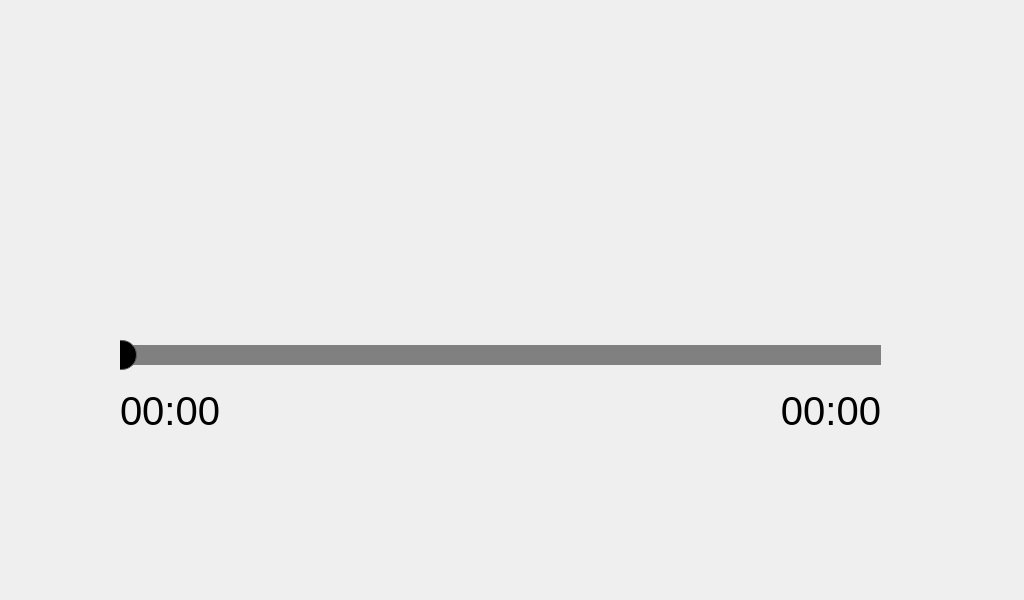
<?xml version="1.0" encoding="UTF-8"?>
<ui version="4.0">
 <class>Dialog</class>
 <widget class="QDialog" name="Dialog">
  <property name="geometry">
   <rect>
    <x>0</x>
    <y>0</y>
    <width>1024</width>
    <height>600</height>
   </rect>
  </property>
  <property name="windowTitle">
   <string>Dialog</string>
  </property>
  <widget class="QSlider" name="SLIDER_PLAY_POSITION">
   <property name="enabled">
    <bool>false</bool>
   </property>
   <property name="geometry">
    <rect>
     <x>120</x>
     <y>330</y>
     <width>761</width>
     <height>51</height>
    </rect>
   </property>
   <property name="focusPolicy">
    <enum>Qt::NoFocus</enum>
   </property>
   <property name="styleSheet">
    <string notr="true">QSlider::groove:horizontal {
    border: none;
    height: 30px;
    margin-top: -5px;
    margin-bottom: -5px;
	margin-left: -15px;
	margin-right: -15px;
}

QSlider::handle:horizontal {
	background: black;
	border: 1px solid #5c5c5c;
	width: 30px;
	height: 30px;
    border-radius: 15px;
}

QSlider::add-page:horizontal {
/*
    margin-top: -5px;
    margin-bottom: -5px;
*/
    background: gray;
}

QSlider::sub-page:horizontal {
/*    
	margin-top: -5px;
    margin-bottom: -5px;
*/
    background: black;
}</string>
   </property>
   <property name="value">
    <number>0</number>
   </property>
   <property name="orientation">
    <enum>Qt::Horizontal</enum>
   </property>
  </widget>
  <widget class="QLabel" name="LABEL_PLAY_POSITION">
   <property name="geometry">
    <rect>
     <x>120</x>
     <y>385</y>
     <width>161</width>
     <height>51</height>
    </rect>
   </property>
   <property name="font">
    <font>
     <pointsize>30</pointsize>
    </font>
   </property>
   <property name="focusPolicy">
    <enum>Qt::NoFocus</enum>
   </property>
   <property name="text">
    <string>00:00</string>
   </property>
  </widget>
  <widget class="QLabel" name="LABEL_PLAY_DURATION">
   <property name="geometry">
    <rect>
     <x>740</x>
     <y>385</y>
     <width>141</width>
     <height>51</height>
    </rect>
   </property>
   <property name="font">
    <font>
     <pointsize>30</pointsize>
    </font>
   </property>
   <property name="focusPolicy">
    <enum>Qt::NoFocus</enum>
   </property>
   <property name="text">
    <string>00:00</string>
   </property>
   <property name="alignment">
    <set>Qt::AlignRight|Qt::AlignTrailing|Qt::AlignVCenter</set>
   </property>
  </widget>
  <widget class="QPushButton" name="BUTTON_PLAY_PREV">
   <property name="geometry">
    <rect>
     <x>20</x>
     <y>448</y>
     <width>255</width>
     <height>150</height>
    </rect>
   </property>
   <property name="focusPolicy">
    <enum>Qt::NoFocus</enum>
   </property>
   <property name="styleSheet">
    <string notr="true">QPushButton {
	background-image: url(:/audio/UI/previous_150.png);
	border: none;
}

QPushButton:pressed {
	background-image: url(:/audio/UI/previous_pressed_150.png);
	border: none;
}</string>
   </property>
   <property name="text">
    <string/>
   </property>
  </widget>
  <widget class="QPushButton" name="BUTTON_PLAY_START">
   <property name="geometry">
    <rect>
     <x>375</x>
     <y>448</y>
     <width>300</width>
     <height>150</height>
    </rect>
   </property>
   <property name="focusPolicy">
    <enum>Qt::NoFocus</enum>
   </property>
   <property name="styleSheet">
    <string notr="true">QPushButton {
	background-image: url(:/audio/UI/play_200.png);
	border: none;
}

QPushButton:pressed {
	background-image: url(:/audio/UI/play_pressed_200.png);
}</string>
   </property>
   <property name="text">
    <string/>
   </property>
  </widget>
  <widget class="QPushButton" name="BUTTON_PLAY_NEXT">
   <property name="geometry">
    <rect>
     <x>780</x>
     <y>448</y>
     <width>225</width>
     <height>150</height>
    </rect>
   </property>
   <property name="focusPolicy">
    <enum>Qt::NoFocus</enum>
   </property>
   <property name="styleSheet">
    <string notr="true">QPushButton {
	background-image: url(:/audio/UI/next_150.png);
	border: none;
}

QPushButton:pressed {
	background-image: url(:/audio/UI/next_pressed_150.png);
	border: none;
}</string>
   </property>
   <property name="text">
    <string/>
   </property>
  </widget>
  <widget class="QPushButton" name="BUTTON_PLAY_PAUSE">
   <property name="geometry">
    <rect>
     <x>375</x>
     <y>448</y>
     <width>300</width>
     <height>150</height>
    </rect>
   </property>
   <property name="focusPolicy">
    <enum>Qt::NoFocus</enum>
   </property>
   <property name="styleSheet">
    <string notr="true">QPushButton {
	background-image: url(:/audio/UI/pause_200.png);
	border: none;
}

QPushButton:pressed {
	background-image: url(:/audio/UI/pause_pressed_200.png);
	border: none;
}</string>
   </property>
   <property name="text">
    <string/>
   </property>
  </widget>
  <widget class="QLabel" name="LABEL_MDEDIA_TITLE">
   <property name="geometry">
    <rect>
     <x>320</x>
     <y>110</y>
     <width>681</width>
     <height>61</height>
    </rect>
   </property>
   <property name="font">
    <font>
     <pointsize>30</pointsize>
    </font>
   </property>
   <property name="text">
    <string/>
   </property>
  </widget>
  <widget class="QLabel" name="LABEL_MDEDIA_ETC">
   <property name="geometry">
    <rect>
     <x>320</x>
     <y>170</y>
     <width>681</width>
     <height>141</height>
    </rect>
   </property>
   <property name="font">
    <font>
     <pointsize>25</pointsize>
    </font>
   </property>
   <property name="text">
    <string/>
   </property>
  </widget>
  <widget class="QLabel" name="LABEL_ICON">
   <property name="geometry">
    <rect>
     <x>10</x>
     <y>90</y>
     <width>291</width>
     <height>231</height>
    </rect>
   </property>
   <property name="styleSheet">
    <string notr="true">QLabel {
	border-image: url(:/audio/UI/default.jpg);
}</string>
   </property>
   <property name="text">
    <string/>
   </property>
  </widget>
 </widget>
 <layoutdefault spacing="6" margin="11"/>
 <resources/>
 <connections/>
</ui>
